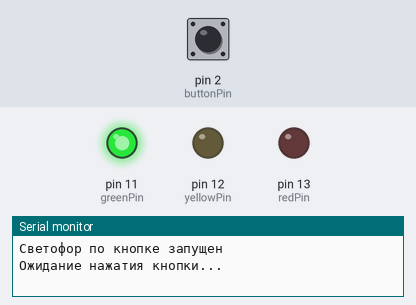
A sketch run on a simulated Arduino Uno, built with avr-gcc and run on an emulated ATmega328P. Shown: output pins drawn as LEDs (lit = HIGH), the last lines printed to the serial monitor. Inputs (shaded band) come from the test bench; at power-on: pin 2 (buttonPin) LOW.

Above: at 1.2 s.
1.3 s: pin 2 (buttonPin) pulled HIGH for 0.15 s
At 10.2 s:
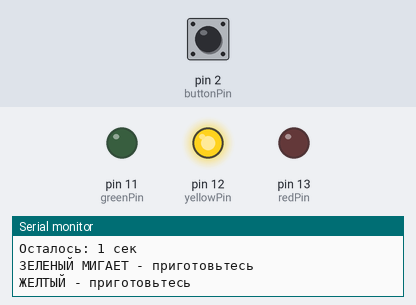
At 11.3 s:
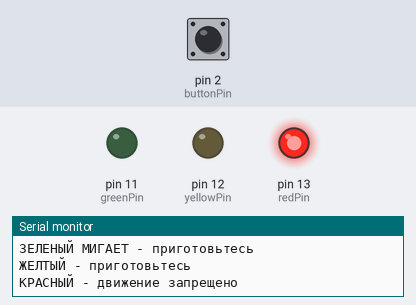
Timing chart, 0 to 17.0 s (numbered marks = the images above; inputs shaded):
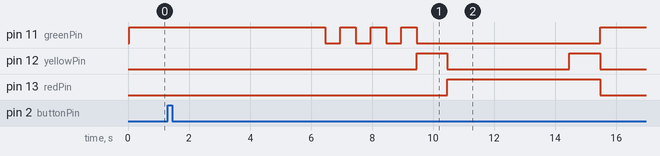

The sketch:

_______8.ino
```cpp
const int redPin = 13;
const int yellowPin = 12;
const int greenPin = 11;

const int buttonPin = 2;

int buttonState = 0;
int lastButtonState = LOW;
bool buttonPressed = false;

const int preparationTime = 5000;
const int greenTime = 5000;
const int yellowTime = 1000;
const int redTime = 5000;
const int redYellowTime = 1000;

void setup() {
  pinMode(redPin, OUTPUT);
  pinMode(yellowPin, OUTPUT);
  pinMode(greenPin, OUTPUT);

  pinMode(buttonPin, INPUT);

  Serial.begin(9600);
  Serial.println("Светофор по кнопке запущен");
  Serial.println("Ожидание нажатия кнопки...");

  digitalWrite(greenPin, HIGH);
  digitalWrite(redPin, LOW);
  digitalWrite(yellowPin, LOW);
}

void loop() {

  buttonState = digitalRead(buttonPin);

  if (lastButtonState == LOW && buttonState == HIGH) {
    buttonPressed = true;
    Serial.println("Кнопка нажата! Начинается цикл светофора через 5 секунд...");
    delay(50);
  }

  lastButtonState = buttonState;

  if (buttonPressed) {

    Serial.println("Подготовка: 5 секунд до начала переключения");
    for (int i = 5; i > 0; i--) {
      Serial.print("Осталось: ");
      Serial.print(i);
      Serial.println(" сек");
      delay(1000);
    }

    Serial.println("ЗЕЛЕНЫЙ МИГАЕТ - приготовьтесь");
    for (int i = 0; i < 6; i++) {
      digitalWrite(greenPin, !digitalRead(greenPin));
      delay(500);
    }
    digitalWrite(greenPin, LOW);

    digitalWrite(yellowPin, HIGH);
    Serial.println("ЖЕЛТЫЙ - приготовьтесь");
    delay(yellowTime);
    digitalWrite(yellowPin, LOW);

    digitalWrite(redPin, HIGH);
    Serial.println("КРАСНЫЙ - движение запрещено");
    delay(redTime - redYellowTime);

    digitalWrite(yellowPin, HIGH);
    Serial.println("КРАСНЫЙ + ЖЕЛТЫЙ - приготовьтесь к движению");
    delay(redYellowTime);
    digitalWrite(yellowPin, LOW);
    digitalWrite(redPin, LOW);

    digitalWrite(greenPin, HIGH);
    Serial.println("ЗЕЛЕНЫЙ - движение разрешено");
    Serial.println("Ожидание следующего нажатия кнопки...");

    buttonPressed = false;
  }
}
```

Measured:
- after the input at 1.3 s, pin 11 (greenPin): goes 3 × (LOW 0.50 s, HIGH 0.50 s), LOW 6.0 s, then HIGH, starting after 5.2 s; pin 12 (yellowPin): alternates HIGH for 1.0 s and LOW for 4.0 s, starting after 8.2 s; pin 13 (redPin): LOW → HIGH after 9.2 s, → LOW 5.0 s later
